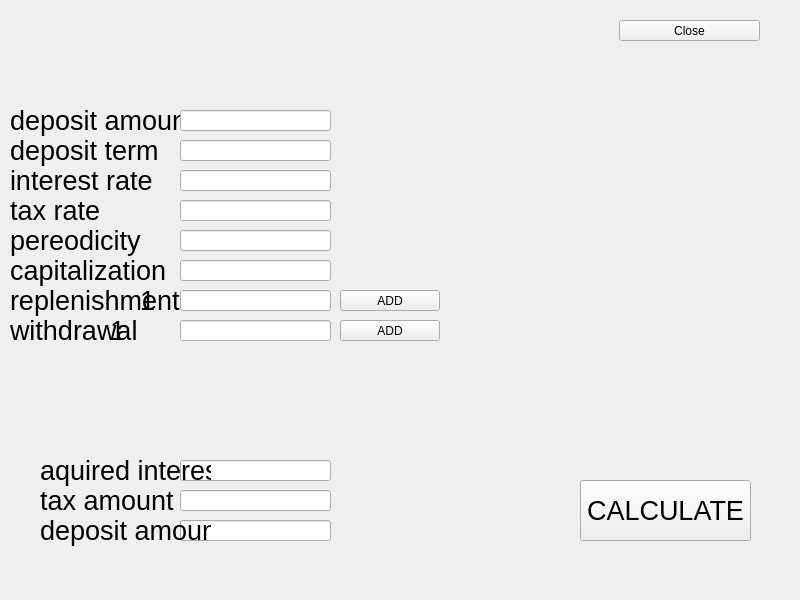
<?xml version="1.0" encoding="UTF-8"?>
<ui version="4.0">
 <class>DepositCalc</class>
 <widget class="QWidget" name="DepositCalc">
  <property name="geometry">
   <rect>
    <x>0</x>
    <y>0</y>
    <width>800</width>
    <height>600</height>
   </rect>
  </property>
  <property name="windowTitle">
   <string>Form</string>
  </property>
  <widget class="QLabel" name="replenishment">
   <property name="geometry">
    <rect>
     <x>10</x>
     <y>280</y>
     <width>171</width>
     <height>41</height>
    </rect>
   </property>
   <property name="font">
    <font>
     <pointsize>20</pointsize>
    </font>
   </property>
   <property name="text">
    <string>replenishment</string>
   </property>
  </widget>
  <widget class="QLabel" name="withdrawal">
   <property name="geometry">
    <rect>
     <x>10</x>
     <y>310</y>
     <width>171</width>
     <height>41</height>
    </rect>
   </property>
   <property name="font">
    <font>
     <pointsize>20</pointsize>
    </font>
   </property>
   <property name="text">
    <string>withdrawal</string>
   </property>
  </widget>
  <widget class="QLineEdit" name="replenishment_in">
   <property name="geometry">
    <rect>
     <x>180</x>
     <y>290</y>
     <width>151</width>
     <height>21</height>
    </rect>
   </property>
  </widget>
  <widget class="QLineEdit" name="withdrawal_in">
   <property name="geometry">
    <rect>
     <x>180</x>
     <y>320</y>
     <width>151</width>
     <height>21</height>
    </rect>
   </property>
  </widget>
  <widget class="QLabel" name="pereodicity">
   <property name="geometry">
    <rect>
     <x>10</x>
     <y>220</y>
     <width>171</width>
     <height>41</height>
    </rect>
   </property>
   <property name="font">
    <font>
     <pointsize>20</pointsize>
    </font>
   </property>
   <property name="text">
    <string>pereodicity</string>
   </property>
  </widget>
  <widget class="QLineEdit" name="pereodicity_in">
   <property name="geometry">
    <rect>
     <x>180</x>
     <y>230</y>
     <width>151</width>
     <height>21</height>
    </rect>
   </property>
  </widget>
  <widget class="QLineEdit" name="capitalization_in">
   <property name="geometry">
    <rect>
     <x>180</x>
     <y>260</y>
     <width>151</width>
     <height>21</height>
    </rect>
   </property>
  </widget>
  <widget class="QLabel" name="capitalization">
   <property name="geometry">
    <rect>
     <x>10</x>
     <y>250</y>
     <width>171</width>
     <height>41</height>
    </rect>
   </property>
   <property name="font">
    <font>
     <pointsize>20</pointsize>
    </font>
   </property>
   <property name="text">
    <string>capitalization</string>
   </property>
  </widget>
  <widget class="QLineEdit" name="deposit_term_in">
   <property name="geometry">
    <rect>
     <x>180</x>
     <y>140</y>
     <width>151</width>
     <height>21</height>
    </rect>
   </property>
  </widget>
  <widget class="QLabel" name="interest_rate">
   <property name="geometry">
    <rect>
     <x>10</x>
     <y>160</y>
     <width>171</width>
     <height>41</height>
    </rect>
   </property>
   <property name="font">
    <font>
     <pointsize>20</pointsize>
    </font>
   </property>
   <property name="text">
    <string>interest rate</string>
   </property>
  </widget>
  <widget class="QLineEdit" name="interest_in">
   <property name="geometry">
    <rect>
     <x>180</x>
     <y>170</y>
     <width>151</width>
     <height>21</height>
    </rect>
   </property>
  </widget>
  <widget class="QLabel" name="pereodicity_2">
   <property name="geometry">
    <rect>
     <x>10</x>
     <y>100</y>
     <width>171</width>
     <height>41</height>
    </rect>
   </property>
   <property name="font">
    <font>
     <pointsize>20</pointsize>
    </font>
   </property>
   <property name="text">
    <string>deposit amount</string>
   </property>
  </widget>
  <widget class="QLabel" name="capitalization_2">
   <property name="geometry">
    <rect>
     <x>10</x>
     <y>130</y>
     <width>171</width>
     <height>41</height>
    </rect>
   </property>
   <property name="font">
    <font>
     <pointsize>20</pointsize>
    </font>
   </property>
   <property name="text">
    <string>deposit term</string>
   </property>
  </widget>
  <widget class="QLineEdit" name="tax_in">
   <property name="geometry">
    <rect>
     <x>180</x>
     <y>200</y>
     <width>151</width>
     <height>21</height>
    </rect>
   </property>
  </widget>
  <widget class="QLabel" name="tax_rate">
   <property name="geometry">
    <rect>
     <x>10</x>
     <y>190</y>
     <width>171</width>
     <height>41</height>
    </rect>
   </property>
   <property name="font">
    <font>
     <pointsize>20</pointsize>
    </font>
   </property>
   <property name="text">
    <string>tax rate</string>
   </property>
  </widget>
  <widget class="QLineEdit" name="deposit_in">
   <property name="geometry">
    <rect>
     <x>180</x>
     <y>110</y>
     <width>151</width>
     <height>21</height>
    </rect>
   </property>
  </widget>
  <widget class="QPushButton" name="rep_add">
   <property name="geometry">
    <rect>
     <x>340</x>
     <y>290</y>
     <width>100</width>
     <height>21</height>
    </rect>
   </property>
   <property name="text">
    <string>ADD</string>
   </property>
  </widget>
  <widget class="QPushButton" name="with_add">
   <property name="geometry">
    <rect>
     <x>340</x>
     <y>320</y>
     <width>100</width>
     <height>21</height>
    </rect>
   </property>
   <property name="text">
    <string>ADD</string>
   </property>
  </widget>
  <widget class="QLineEdit" name="aquired_interest">
   <property name="geometry">
    <rect>
     <x>180</x>
     <y>460</y>
     <width>151</width>
     <height>21</height>
    </rect>
   </property>
  </widget>
  <widget class="QLabel" name="replenishment_2">
   <property name="geometry">
    <rect>
     <x>40</x>
     <y>480</y>
     <width>171</width>
     <height>41</height>
    </rect>
   </property>
   <property name="font">
    <font>
     <pointsize>20</pointsize>
    </font>
   </property>
   <property name="text">
    <string>tax amount</string>
   </property>
  </widget>
  <widget class="QLineEdit" name="tax_amount">
   <property name="geometry">
    <rect>
     <x>180</x>
     <y>490</y>
     <width>151</width>
     <height>21</height>
    </rect>
   </property>
  </widget>
  <widget class="QLabel" name="capitalization_3">
   <property name="geometry">
    <rect>
     <x>40</x>
     <y>450</y>
     <width>171</width>
     <height>41</height>
    </rect>
   </property>
   <property name="font">
    <font>
     <pointsize>20</pointsize>
    </font>
   </property>
   <property name="text">
    <string>aquired interest</string>
   </property>
  </widget>
  <widget class="QLineEdit" name="deposit_amount">
   <property name="geometry">
    <rect>
     <x>180</x>
     <y>520</y>
     <width>151</width>
     <height>21</height>
    </rect>
   </property>
  </widget>
  <widget class="QLabel" name="withdrawal_2">
   <property name="geometry">
    <rect>
     <x>40</x>
     <y>510</y>
     <width>171</width>
     <height>41</height>
    </rect>
   </property>
   <property name="font">
    <font>
     <pointsize>20</pointsize>
    </font>
   </property>
   <property name="text">
    <string>deposit amount</string>
   </property>
  </widget>
  <widget class="QPushButton" name="close">
   <property name="geometry">
    <rect>
     <x>619</x>
     <y>20</y>
     <width>141</width>
     <height>21</height>
    </rect>
   </property>
   <property name="text">
    <string>Close</string>
   </property>
  </widget>
  <widget class="QPushButton" name="calc">
   <property name="geometry">
    <rect>
     <x>580</x>
     <y>480</y>
     <width>171</width>
     <height>61</height>
    </rect>
   </property>
   <property name="font">
    <font>
     <pointsize>20</pointsize>
    </font>
   </property>
   <property name="text">
    <string>CALCULATE</string>
   </property>
  </widget>
  <widget class="QLabel" name="withdrawal_counter">
   <property name="geometry">
    <rect>
     <x>110</x>
     <y>310</y>
     <width>171</width>
     <height>41</height>
    </rect>
   </property>
   <property name="font">
    <font>
     <pointsize>20</pointsize>
    </font>
   </property>
   <property name="text">
    <string>1</string>
   </property>
  </widget>
  <widget class="QLabel" name="replenishment_counter">
   <property name="geometry">
    <rect>
     <x>140</x>
     <y>280</y>
     <width>171</width>
     <height>41</height>
    </rect>
   </property>
   <property name="font">
    <font>
     <pointsize>20</pointsize>
    </font>
   </property>
   <property name="text">
    <string>1</string>
   </property>
  </widget>
 </widget>
 <resources/>
 <connections/>
</ui>
